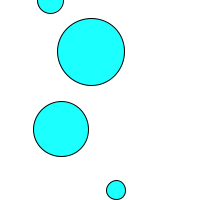
Frame 1 (no input)
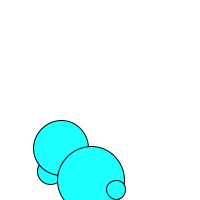
Frame 60 (the mouse pressed at the canvas centre just before this capture)
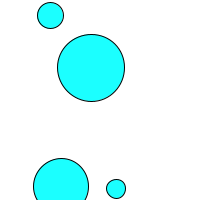
Frame 120 (the mouse held since frame 60 and released just before this capture)

The Processing sketch that drew these frames (run headless with seeded random() and noise(); from frame 60 on, the mouse is pressed at the canvas centre):

// Processing sketch: Day16_1
// ── Day16_1.pde
Ball ball1;
Ball ball2;
Ball ball3;
Ball ball4;

float gravity = 0.1;

void setup(){
  size(200,200);
  ball1 = new Ball(50,0,26);
  ball2 = new Ball(61,random(200),55);
  ball3 = new Ball(91,random(200),67);
  ball4 = new Ball(116,random(200),19);
  
}
void draw(){
  background(255);
  ball1.display();
  ball1.update();
  ball2.display();
  ball2.update();
  ball3.display();
  ball3.update();
  ball4.display();
  ball4.update();
}
// ── ball.pde
class Ball {
  float x;
  float y;
  float speed;
  float w; //size
  
  //Ball constructor
  Ball(float tempX, float tempY, float tempW){
  x = tempX;
  y = tempY;
  w = tempW;
  speed = 0;
  }
  void display(){
    fill(27,255,300);
    stroke(0);
    ellipse(x,y,w,w);
  }
  void update(){
    y = y + speed;
    speed = speed + gravity;
    if(y>height){
      speed = speed * -0.95;
    }
  }
}
